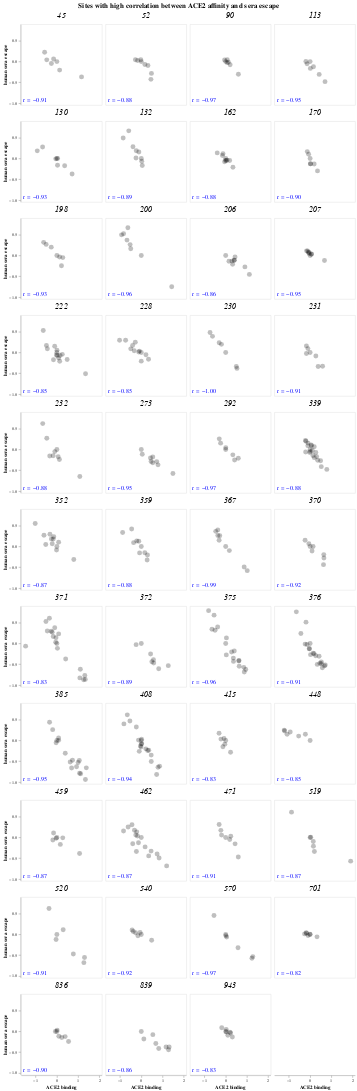

The cell this chart's notebook holds for it:
### Markdown cell above
## Plot sites with high inverse correlation

### Code cell
init_min_func_effect = -1.5

func_effects_slider = alt.param(
    value=init_min_func_effect,
    bind=alt.binding_range(
        name="minimum spike-mediated entry",
        min=high_correlation["spike mediated entry"].min(),
        max=0,
    ),
)

affinity_escape_corr_base = (
    alt.Chart(high_correlation)
    .add_params(func_effects_slider)
    .transform_filter(alt.datum["spike mediated entry"] >= func_effects_slider)
)


affinity_escape_corr_chart = (
    (
        (
            affinity_escape_corr_base
            .encode(
                x=alt.X("ACE2 binding", scale=alt.Scale(nice=False, padding=10)),
                y=alt.Y("human sera escape", scale=alt.Scale(nice=False, padding=10)),
                tooltip=high_correlation.columns.tolist(),
            )           
            .mark_circle(color="black", opacity=0.25, size=120)
        )
        + (
            affinity_escape_corr_base
            .transform_regression("ACE2 binding", "human sera escape", params=True)
            .transform_calculate(
                r=alt.expr.if_(
                    alt.datum["coef"][1] > 0,
                    alt.expr.sqrt(alt.datum["rSquared"]),
                    -alt.expr.sqrt(alt.datum["rSquared"]),
                ),
                r_text="r = " + alt.expr.format(alt.datum["r"], ".2f"),
            )
            .encode(
                text="r_text:N",
                x=alt.value(5),
                y=alt.value(170),
            )
            .mark_text(size=14, align="left", color="blue")
        )
    )
    .properties(
        width=180,
        height=180,
    )
    .facet(
        facet=alt.Facet(
            'site',
            title=None,
            header=alt.Header(
                titleFontSize=21,
                titleFontWeight='normal',
                titlePadding=5,
                labelFontSize=17,
                labelFontStyle='italic'
            )
        ),
        spacing=6,
        columns=4
    )
    .configure_axis(grid=False)
    .properties(
        title=alt.TitleParams(
            "Sites with high correlation between ACE2 affinity and sera escape",
            anchor="middle",
            fontSize=16,
        ),
    )
)
affinity_escape_corr_chart

### Figure 1 — Vega-Lite specification as saved in the notebook (floating-point values rounded to 4 significant figures; data arrays with more than 128 entries replaced by an {"elided": "..."} marker saying what was removed)
{"config": {"view": {"continuousWidth": 300, "continuousHeight": 300}, "axis": {"grid": false}}, "data": {"name": "data-55dc9f4bc639a6ad6d950c19b769c8a5"}, "facet": {"field": "site", "header": {"labelFontSize": 17, "labelFontStyle": "italic", "titleFontSize": 21, "titleFontWeight": "normal", "titlePadding": 5}, "title": null, "type": "quantitative"}, "spec": {"layer": [{"mark": {"type": "circle", "color": "black", "opacity": 0.25, "size": 120}, "encoding": {"tooltip": [{"field": "site", "type": "quantitative"}, {"field": "wildtype", "type": "nominal"}, {"field": "mutant", "type": "nominal"}, {"field": "human sera escape", "type": "quantitative"}, {"field": "spike mediated entry", "type": "quantitative"}, {"field": "ACE2 binding", "type": "quantitative"}, {"field": "sequential_site", "type": "quantitative"}, {"field": "region", "type": "nominal"}, {"field": "mutation", "type": "nominal"}, {"field": "correlation_text", "type": "nominal"}, {"field": "correlation", "type": "quantitative"}], "x": {"field": "ACE2 binding", "scale": {"nice": false, "padding": 10}, "type": "quantitative"}, "y": {"field": "human sera escape", "scale": {"nice": false, "padding": 10}, "type": "quantitative"}}, "transform": [{"filter": "(datum['spike mediated entry'] >= param_3)"}]}, {"mark": {"type": "text", "align": "left", "color": "blue", "size": 14}, "encoding": {"text": {"field": "r_text", "type": "nominal"}, "x": {"value": 5}, "y": {"value": 170}}, "transform": [{"filter": "(datum['spike mediated entry'] >= param_3)"}, {"on": "ACE2 binding", "regression": "human sera escape", "params": true}, {"calculate": "if((datum['coef'][1] > 0),sqrt(datum['rSquared']),(-sqrt(datum['rSquared'])))", "as": "r"}, {"calculate": "('r = ' + format(datum['r'],'.2f'))", "as": "r_text"}]}], "height": 180, "width": 180}, "columns": 4, "params": [{"name": "param_3", "bind": {"input": "range", "max": 0, "min": -1.487, "name": "minimum spike-mediated entry"}, "value": -1.5}], "spacing": 6, "title": {"text": "Sites with high correlation between ACE2 affinity and sera escape", "anchor": "middle", "fontSize": 16}, "$schema": "https://vega.github.io/schema/vega-lite/v5.15.1.json", "datasets": {"data-55dc9f4bc639a6ad6d950c19b769c8a5": {"elided": "427 records"}}}
